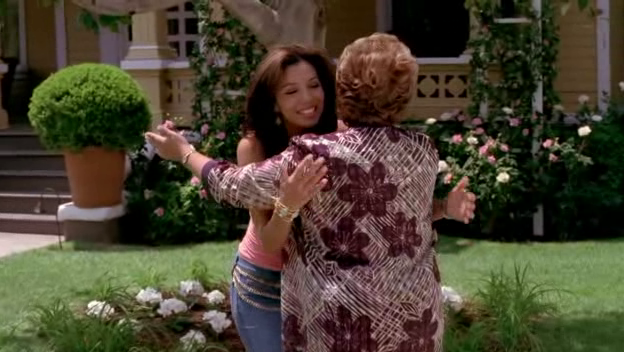
#> input picture frame 25 of Assignment_5/Stanford40/hug_0040.avi, 624 x 352 px, given in place of __temp__.mp4, which was not available
$ jupyter execute OpticalFlowFinal.ipynb
#> lines starting #> are read from the running program, lines starting #| are printed output that depends on the picture; after the words box and inside, x2 and y2 are one past the last pixel; in counts of white or black regions, pixels touching at a corner belong together; pictures that were not available may be replaced by others from this repository, and a replacement may not be noted
[cell 1]
from tensorflow.keras.layers import Layer, BatchNormalization, Conv2D, Dense, Flatten, Add, Dropout, BatchNormalization
import tensorflow as tf
from tensorflow.keras.models import Model
import numpy as np
from tensorflow.keras.datasets import fashion_mnist
from tensorflow.keras.utils import to_categorical
import matplotlib.pyplot as plt
from sklearn.model_selection import train_test_split
from tensorflow.keras.preprocessing.image import ImageDataGenerator
import os
from tensorflow.keras import Input, layers
from tensorflow.keras.layers import Dense, Flatten, Conv2D, MaxPooling2D
import time
import cv2

[cell 2]
import cv2 as cv
import numpy as np

# [54 lines left out: function opticalFlowtoMat, not called in this run]

[cell 3]
import cv2 as cv
import numpy as np

up_width = 112
up_height = 112
up_points = (up_width, up_height)

feature_params = dict( maxCorners = 100,
                    qualityLevel = 0.3,
                    minDistance = 7,
                    blockSize = 7 )
# Parameters for lucas kanade optical flow
lk_params = dict( winSize  = (15, 15),
                maxLevel = 2,
                criteria = (cv.TERM_CRITERIA_EPS | cv.TERM_CRITERIA_COUNT, 10, 0.03))

cap = cv.VideoCapture(r'D:/github_/ComputerVision/Assignment_5/__temp__.mp4') # here we should add the video dir      cap = cv.VideoCapture(f"tv_human_interactions_videos/{set_[set_idx]}") # here we should add the video dir r'D:/github_/ComputerVision/Assignment_5/__temp__.mp4'


_, oldFrame = cap.read()
#> oldFrame is the input picture: shape (352, 624, 3); mean B, G, R 48.2, 65.5, 73.2
# oldFrame = cv2.resize(oldFrame, up_points, interpolation= cv2.INTER_LINEAR)

old_gray = cv.cvtColor(oldFrame, cv.COLOR_BGR2GRAY)
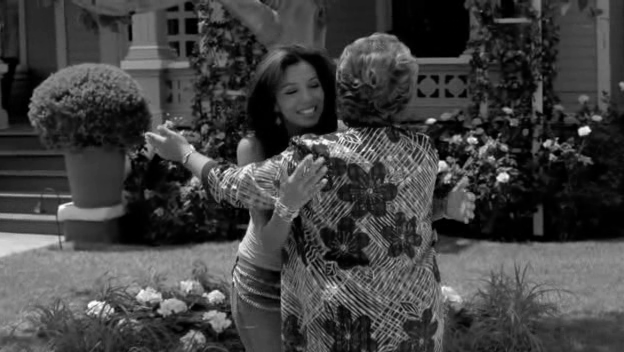
#> old_gray: shape (352, 624); min 0, max 255, mean 65.8

# get the values to track and find their corners
oldPoints = cv.goodFeaturesToTrack(old_gray, mask = None, **feature_params)
#> oldPoints = 84 rows, first 8: [588, 129], [499, 179], [581, 132], [475, 141], [233, 188], [542, 144], [347, 145], [506, 176]
mask = np.zeros_like(old_gray)

color = np.random.randint(0, 255, (100, 3))

while(cap.isOpened()):
    ret, frame_new = cap.read()
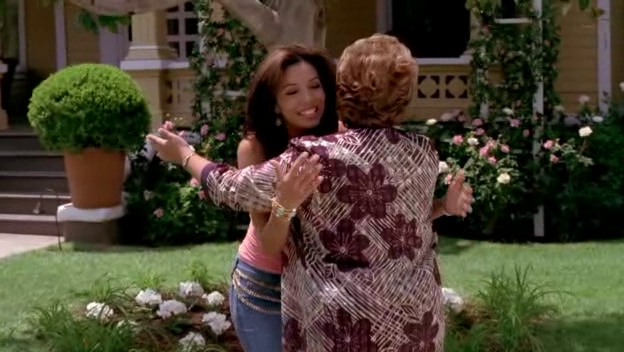
#> input picture frame 26 of Assignment_5/Stanford40/hug_0040.avi, 624 x 352 px, given in place of __temp__.mp4, which was not available
#> frame_new is the input picture: shape (352, 624, 3); mean B, G, R 48.6, 65.5, 73.4

    if ret == True:
        # frame_new = cv2.resize(frame_new, up_points, interpolation= cv2.INTER_LINEAR)
        greyFrame_new = cv.cvtColor(frame_new, cv.COLOR_BGR2GRAY)
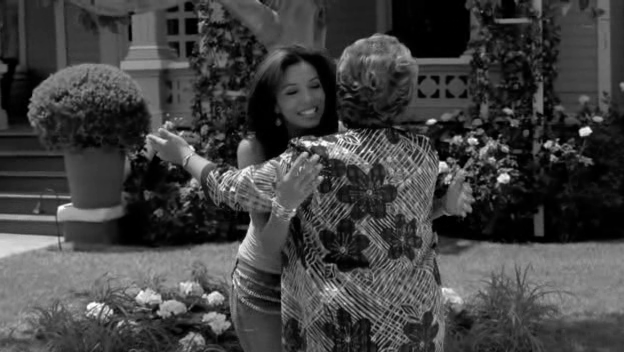
#> greyFrame_new: shape (352, 624); min 0, max 255, mean 65.9
        newPoints, status, error = cv.calcOpticalFlowPyrLK(old_gray, greyFrame_new, oldPoints, None, **lk_params) # where p0 are the points to track
#> newPoints = 84 rows, first 8: [588.9, 129.6], [499.7, 179.9], [581.9, 132.6], [475.5, 141.7], [231.6, 190.5], [542.7, 144.9], [346.1, 146.3], [506.8, 176.9]; status = 84 values from 1 to 1; error = 84 values, max 41.9 at index 77, min 2.43 at index 67, mean 7.95

        if newPoints is not None:
            good_new = newPoints[status==1]
#> good_new = 84 pairs, first value 53.44 to 588.9, second value 120.7 to 338
            good_old = oldPoints[status==1]
#> good_old = 84 pairs, first value 54 to 588, second value 120 to 335

            for i, (new, old) in enumerate(zip(good_new, good_old)):
                a, b = new.ravel()
                c, d = old.ravel()
                mask = cv.line(mask, (int(a), int(b)), (int(c), int(d)), color[i].tolist(), 2)
                frame = cv.circle(old_gray, (int(a), int(b)), 5, color[i].tolist(), -1)
#> this loop made 84 passes
#> (a, b, c, d) on passes 1 to 12: (588.9, 129.6, 588, 129), (499.7, 179.9, 499, 179), (581.9, 132.6, 581, 132), (475.5, 141.7, 475, 141), (231.6, 190.5, 233, 188), (542.7, 144.9, 542, 144), (346.1, 146.3, 347, 145), (506.8, 176.9, 506, 176), (441.4, 163.8, 441, 163), (321.2, 176, 325, 179), (101, 305.5, 102, 304), (288.9, 155.8, 290, 154)
#> pass 1, `mask = cv.line(mask, (int(a), int(b)), (int(c), int(d)), color[i].toli..`:
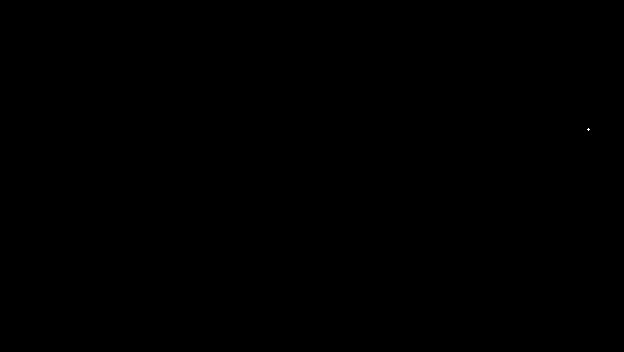
#> mask: shape (352, 624); values 0 (black) and 172 (white), 0% white in thin lines or dots, all inside (x1, y1, x2, y2) = (587, 128, 590, 131)
#> after the loop:
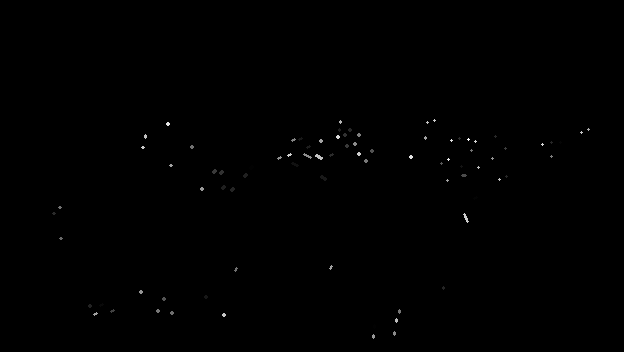
#> mask: shape (352, 624); min 0, max 254, mean 0.4
#> after the loop:
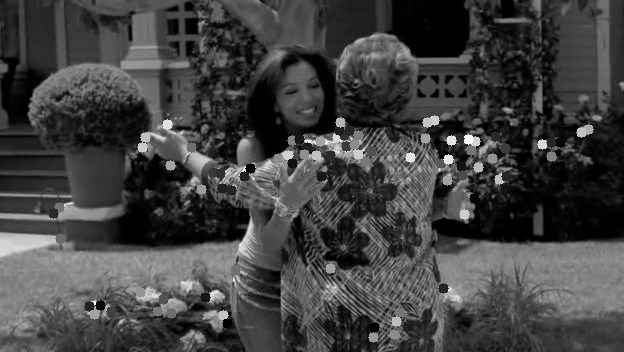
#> old_gray: shape (352, 624); 2.99% of pixels changed, all inside (x1, y1, x2, y2) = (48, 115, 594, 343)


        blank = np.ones((frame.shape[0], frame.shape[1]), dtype= mask.dtype) # This is  a black frame.
        img = cv.add(blank, mask)
#> blank: shape (352, 624); every value is 1

        old_gray = greyFrame_new.copy()
        oldPoints = good_new.reshape(-1, 1, 2)
#> oldPoints has the same summary as newPoints

    else:
        break
img = cv.resize(img, up_points, interpolation= cv.INTER_LINEAR)
cv.imshow('Frame',img)
cv.waitKey(0)


#112 ,112 ,3

$ run again, starting later in the video
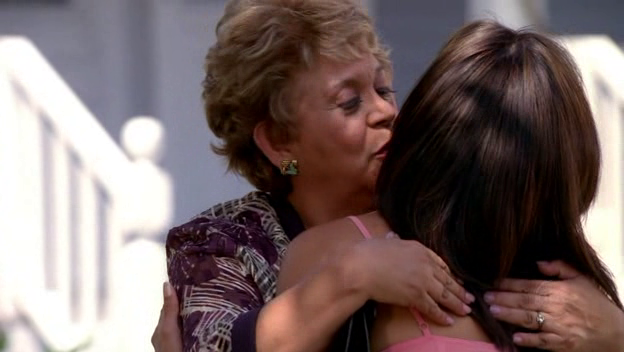
#> input picture frame 114 of Assignment_5/Stanford40/hug_0040.avi, 624 x 352 px, given in place of __temp__.mp4, which was not available
#> oldFrame is the input picture: shape (352, 624, 3); mean B, G, R 101.6, 102.7, 119.5
#> `oldPoints = cv.goodFeaturesToTrack(old_gray, mask = None, **feature_pa..`: oldPoints = 60 rows, first 8: [540, 318], [203, 313], [244, 273], [242, 248], [220, 330], [166, 280], [235, 315], [229, 326]
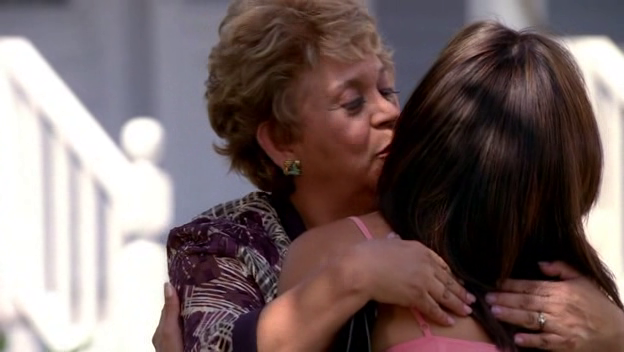
#> input picture frame 115 of Assignment_5/Stanford40/hug_0040.avi, 624 x 352 px, given in place of __temp__.mp4, which was not available
#> frame_new is the input picture: shape (352, 624, 3); mean B, G, R 101.9, 102.4, 119.5
#> newPoints = 60 rows, first 8: [541.4, 318.5], [204, 313.3], [245.2, 273.6], [243.2, 248.5], [221.1, 330.4], [166.6, 280.3], [236, 315.4], [230, 326.5]; status = 60 values from 1 to 1; error = 60 values, max 7.7 at index 10, min 1.98 at index 33, mean 4.62
#> good_new = 60 pairs, first value 166.6 to 610.1, second value 131.4 to 346.5
#> good_old = 60 pairs, first value 166 to 609, second value 131 to 346
#> the loop `for i, (new, old) in enumerate(zip(good_new, good_old)):` made 60 passes
#> (a, b, c, d) on passes 1 to 8: (541.4, 318.5, 540, 318), (204, 313.3, 203, 313), (245.2, 273.6, 244, 273), (243.2, 248.5, 242, 248), (221.1, 330.4, 220, 330), (166.6, 280.3, 166, 280), (236, 315.4, 235, 315), (230, 326.5, 229, 326)
#> after the loop `for i, (new, old) in enumerate(zip(good_new, good_old)):`:
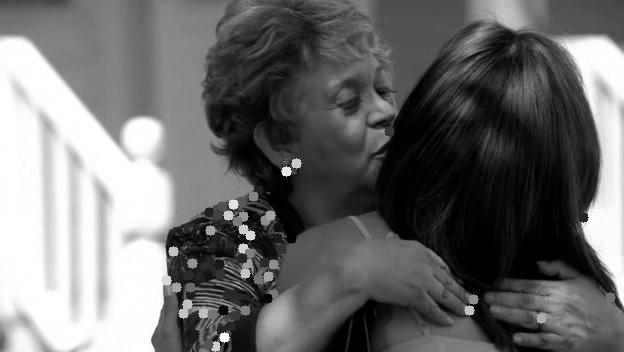
#> old_gray: shape (352, 624); min 0, max 255, mean 108.6
#> blank: shape (352, 624); every value is 1
#> `oldPoints = good_new.reshape(-1, 1, 2)`: oldPoints has the same summary as newPoints

$ run again, starting later in the video
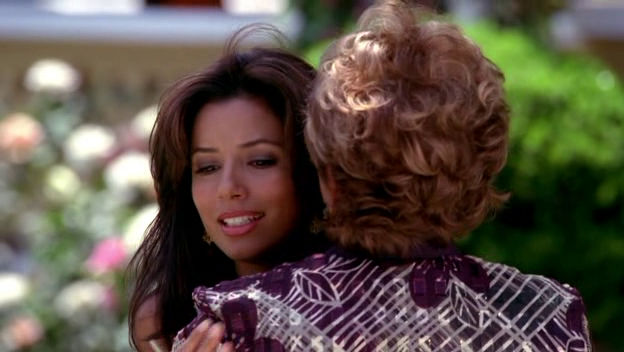
#> input picture frame 204 of Assignment_5/Stanford40/hug_0040.avi, 624 x 352 px, given in place of __temp__.mp4, which was not available
#> oldFrame is the input picture: shape (352, 624, 3); mean B, G, R 69.9, 81, 91.7
#> `oldPoints = cv.goodFeaturesToTrack(old_gray, mask = None, **feature_pa..`: oldPoints = 83 rows, first 8: [542, 328], [334, 285], [552, 318], [219, 295], [336, 342], [427, 342], [298, 273], [463, 324]
#> newPoints = 83 rows, first 8: [541.5, 330.1], [333, 286.4], [551.4, 320.2], [218, 296.1], [334.7, 343.8], [425.9, 344], [297.2, 274.3], [462, 325.9]; status = 83 values, max 1 at index 0, min 0 at index 51, mean 0.988; error = 83 values, max 34.48 at index 25, min 1.14e-38 at index 51, mean 6.25
#> good_new = 82 pairs, first value 180.2 to 580.6, second value 43.54 to 352.5
#> good_old = 82 pairs, first value 181 to 581, second value 43 to 350
#> the loop `for i, (new, old) in enumerate(zip(good_new, good_old)):` made 82 passes
#> (a, b, c, d) on passes 1 to 8: (541.5, 330.1, 542, 328), (333, 286.4, 334, 285), (551.4, 320.2, 552, 318), (218, 296.1, 219, 295), (334.7, 343.8, 336, 342), (425.9, 344, 427, 342), (297.2, 274.3, 298, 273), (462, 325.9, 463, 324)
#> after the loop `for i, (new, old) in enumerate(zip(good_new, good_old)):`:
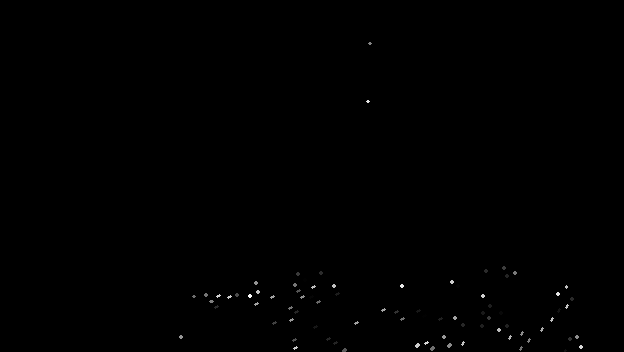
#> mask: shape (352, 624); min 0, max 254, mean 0.5
#> after the loop `for i, (new, old) in enumerate(zip(good_new, good_old)):`:
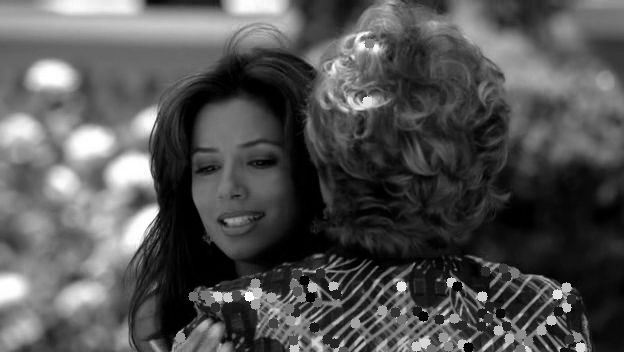
#> old_gray: shape (352, 624); min 0, max 255, mean 83
#> blank: shape (352, 624); every value is 1
#> `oldPoints = good_new.reshape(-1, 1, 2)`: oldPoints = 82 rows, first 8: [541.5, 330.1], [333, 286.4], [551.4, 320.2], [218, 296.1], [334.7, 343.8], [425.9, 344], [297.2, 274.3], [462, 325.9]
